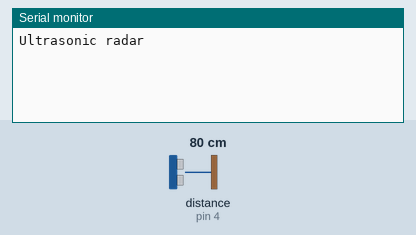
A sketch run on a simulated Arduino Nano, built with avr-gcc and run on an emulated ATmega328P. Parts: the last lines printed to the serial monitor. Wiring (inferred from the names in the program): ultrasonic range finder: trigger pin 3; echo pin 4. Inputs (shaded band) come from the test bench; at power-on: distance to the obstacle (sensor on pin 4) 80 cm. The echo pulse lasts 58.3 µs per cm.

Above: at 1.2 s.
1.3 s: distance to the obstacle (sensor on pin 4) set to 2 cm
At 2.6 s:
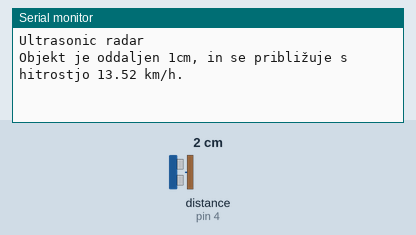
2.9 s: distance to the obstacle (sensor on pin 4) set to 4 cm
At 3.5 s:
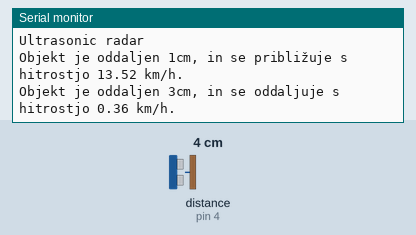

Measured:
- after the input at 1.3 s, the serial monitor: prints a new line after 0.17 s (image 1)
- after the input at 2.9 s, the serial monitor: prints a new line after 0.18 s (image 2)

The sketch:

UltrasonicRadar.ino
```cpp
/*  UltrasonicRadar
*   Arduino firmware for implementation of traffic radar with ultrasonic distance sensor.
*
*   Wiring
*   ======
*   Ultrasonic sensor - Arduino Nano:
*   VCC  --- 5V
*   Trig --- D3
*   Echo --- D4
*   GND  --- GND
*/

const int trigger_pin = 3;   // trigger pin from ultrasonic sensor
const int echo_pin = 4;      // echo pin from ultrasonic sensor

// Define duration, distance, time and speed variables:
long duration1;
long duration2;
int distance1;
int distance2;
float traveled_distance;
unsigned long time1;
unsigned long time2;
float elapsed_time;
float measured_speed;

void setup() {
  pinMode(trigger_pin, OUTPUT);     // set the trigger_pin as an output
  pinMode(echo_pin, INPUT);         // set the echo_pin as an input
  Serial.begin(9600);               // start the serial communication
  Serial.println("Ultrasonic radar");
}

void loop() {
  // First ultrasonic measurement...
  time1 = millis();
  digitalWrite(trigger_pin, LOW);   // clear the trigger_pin
  delayMicroseconds(2);

  // Set the trigger_pin on HIGH state for 10 micro seconds:
  digitalWrite(trigger_pin, HIGH);
  delayMicroseconds(10);
  digitalWrite(trigger_pin, LOW);

  // Read the echo_pin and return the sound wave travel time in microseconds:
  duration1 = pulseIn(echo_pin, HIGH);
  // Calculate the distance:
  distance1 = duration1*0.034/2;

  delay(200);


  // Second ultrasonic measurement...
  time2 = millis();
  // Set the trigger_pin on HIGH state for 10 micro seconds:
  digitalWrite(trigger_pin, HIGH);
  delayMicroseconds(10);
  digitalWrite(trigger_pin, LOW);

  // Read the echo_pin and return the sound wave travel time in microseconds:
  duration2 = pulseIn(echo_pin, HIGH);
  // Calculate the distance:
  distance2 = duration2*0.034/2;


  // Compute traveled distance, elapsed time and speed:
  traveled_distance = distance1-distance2;
  elapsed_time = time2-time1;
  measured_speed = traveled_distance/elapsed_time*36;

  // Print speed only if object final distance is less than 0.5 m away...
  if (distance2<50)
  {
    if ((fabs(traveled_distance) > 1.0))  // Print speed only if object moves for at least 1 cm...
    {
      // Print current distance of a object
      Serial.print("Objekt je oddaljen ");
      Serial.print(distance2);

      // Print if object is approaching or moving away
      if (measured_speed > 0)
      {
        Serial.print("cm, in se približuje s hitrostjo ");
      }
      else
      {
        Serial.print("cm, in se oddaljuje s hitrostjo ");
      }
      // Print speed of an object
      Serial.print(fabs(measured_speed));
      Serial.println(" km/h.");
    }
  }
}
```
